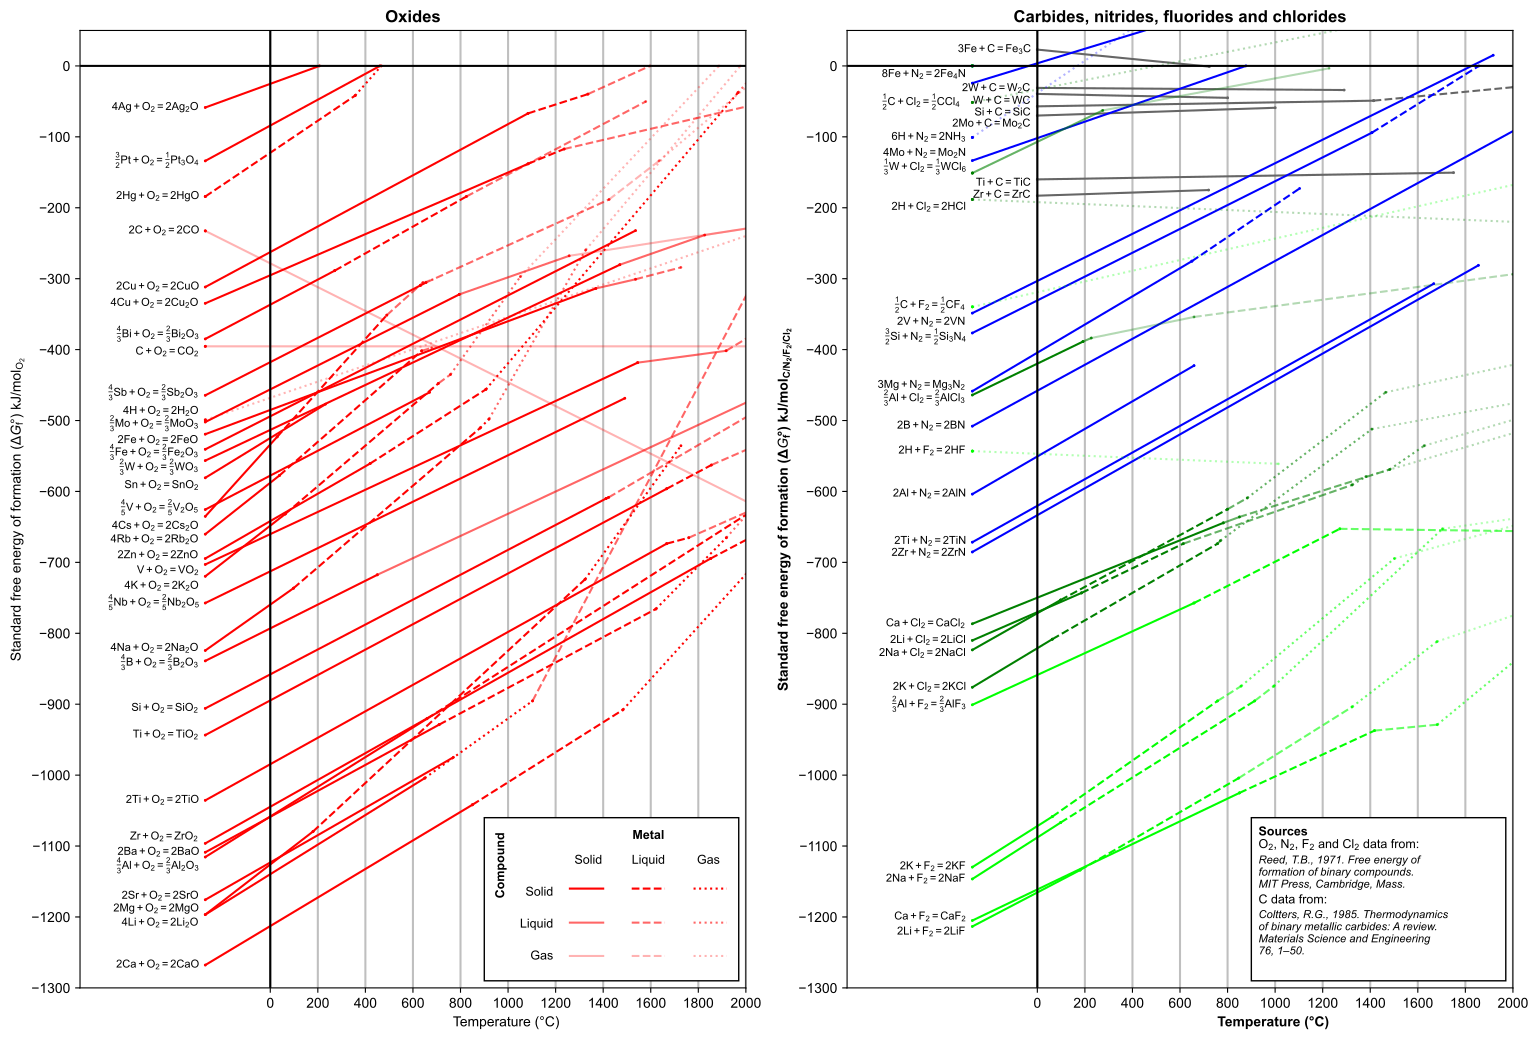

Reproduce this figure in Python.
# %% Compatability for Python 2.7.
from __future__ import division
from __future__ import unicode_literals
# %%
# ################
# ellingham.py
# ################
#
#
# As the change in Gibbs free energy is approximately linear with temperature,
# data is stored as a set of line segments, coded as pairs of co-ordinates.
# Line segments are stored separately for when the metal or the compound are in
# different phases.
#
#
# Thermodynamic data for the oxides, nitrides, fluorides and chlorides comes
# from:
#  [1] Reed, T.B., 1971, Free Energy of Formation of Binary Compounds: An Atlas
#      of Charts for High-Temperature Chemical Calculations. MIT Press, 
#      Cambridge, Mass.
# Thermodynamic data for the carbides comes from
#  [2] Coltters, R.G., 1985, Thermodyanmics of binary metallic carbides: A
#      review. Materials Science and Engineering 76, 1-50.


# %% Import libraries
# Numpy for number handling
import numpy as np
import matplotlib
import matplotlib.patches as patches
# Pyplot to make plots
matplotlib.use('TkAgg') 
import matplotlib.pyplot as pl
# Use Arial as the font, and use regular text instead of math text for equations.
pl.rcParams.update({'mathtext.default': 'regular',
                    'mathtext.fontset':'custom',
                    'mathtext.it':'Arial:italic',
                    'mathtext.rm':'Arial',                 
                    'font.family':'Arial',})

    
# %% Metal Oxides

# Temperature values are in Kelvin
# DeltaG values is in kcal/moleO2
# Both are converted to other units later in the script.

# Metal: solid, oxide: solid
oxss = np.array([     #T0,  T1,     G0,     G1,  chemical equation, label offset in vertical direction
                    [   0, 932, -266.6, -220.0, r'$\frac{4}{3} Al + O_2 = \frac{2}{3} Al_2O_3$', -13],
                    [   0, 904, -111.0,  -74.0, r'$\frac{4}{3} Sb + O_2 = \frac{2}{3} Sb_2O_3$', 3],
                    [   0, 983, -265.0, -222.0, '$2Ba + O_2 = 2BaO $', 0],
                    [   0, 544,  -92.0,  -69.0, r'$\frac{4}{3} Bi + O_2 = \frac{2}{3} Bi_2O_3$', 6],
                    [   0, 723, -200.5, -171.5, r'$\frac{4}{3} B + O_2 = \frac{2}{3} B_2O_3$', -3],
                    [   0,1123, -303.0, -249.0, '$2Ca + O_2 = 2CaO $', 0],
                    [   0,   0,  -55.6,  -55.6, '$2C + O_2 = 2CO $', 0],
                    [   0,   0,  -94.5,  -94.5, '$C + O_2 = CO_2 $', -8], 
                    [   0, 302, -151.8, -125.0, '$4Cs + O_2 = 2Cs_2O$', -14],
                    [   0,1357,  -80.0,  -33.0, '$4Cu + O_2 = 2Cu_2O $', 0],
                    [   0,1357,  -74.5,  -16.0, '$2Cu + O_2 = 2CuO $', 0],                   
                    [   0,   0, -119.3, -119.3, '$4H + O_2 = 2H_2O$', 12],
                    [   0,1642, -124.1,  -75.0, '$2Fe + O_2 = 2FeO$', -9],
                    [   0,1809, -129.2,  -55.5, r'$\frac{4}{3} Fe + O_2 = \frac{2}{3} Fe_2O_3$', -5],
                    [   0, 453, -286.0, -258.0, '$4Li + O_2 = 2Li_2O $', -12],
                    [   0,1068, -120.0,  -77.0, r'$ \frac{2}{3}Mo + O_2 = \frac{2}{3}MoO_3 $', -3],
                    [   0, 923, -286.0, -240.0, '$2Mg + O_2 = 2MgO $', 8],
                    [   0,   0,  -44.0,  -44.0, '$2Hg + O_2 = 2HgO$', 0],
                    [   0,1764, -181.0, -112.0, r'$\frac{4}{5}Nb + O_2 = \frac{2}{5}Nb_2O_5$', 0],
                    [   0, 734,  -32.0,    0.0, r'$\frac{3}{2} Pt + O_2 = \frac{1}{2}Pt_3O_4 $', 0],
                    [   0, 336, -172.0, -151.0, '$4K + O_2 = 2K_2O $', -14],
                    [   0, 312, -157.8, -138.0, '$4Rb + O_2 = 2Rb_2O$', -8],
                    [   0,1685, -216.5, -145.8, '$Si + O_2 = SiO_2 $', 0],
                    [   0, 480,  -14.0,    0.0, '$4Ag + O_2 = 2Ag_2O $', 0],
                    [   0, 371, -197.0, -176.0, '$4Na + O_2 = 2Na_2O $', 3],
                    [   0,1043, -281.0, -233.0, '$2Sr + O_2 = 2SrO$', 5],
                    [   0, 505, -138.8, -114.0, '$Sn + O_2 = SnO_2 $', -11],
                    [   0,1940, -225.5, -142.5, '$Ti + O_2 = TiO_2 $', 0],
                    [   0,1940, -247.5, -161.0, '$2Ti + O_2 = 2TiO$', 0],
                    [   0,1818, -168.0, -100.0, '$V + O_2 = VO_2$', -9],
                    [   0, 943, -149.5, -110.0, r'$\frac{4}{5}V + O_2 = \frac{2}{5}V_2O_5$', 2],                   
                    [   0,1743, -133.0,  -67.0, r'$ \frac{2}{3}W + O_2 = \frac{2}{3}WO_3 $', -10],
                    [   0, 693, -166.0, -134.0, '$2Zn + O_2 = 2ZnO $', 4],
                    [   0,2125, -262.0, -166.0, '$Zr + O_2 = ZrO_2 $', 9],
                ])

# Metal: liquid, oxide: solid
oxls = np.array([     #T0,  T1,     G0,     G1,  chemical equation, label offset in vertical direction
                    [ 932,2345, -220.0, -147.6, r'$\frac{4}{3} Al + O = \frac{2}{3} Al_2O_3$', 0],
                    [ 904, 928,  -74.0,  -73.0, r'$\frac{4}{3} Sb + O_2 = \frac{2}{3} Sb_2O_3$', 0],                    
                    [ 983,1895, -222.0, -183.0, '$2Ba + O_2 = 2BaO $', 0],
                    [ 544,1098,  -69.0,  -44.0, r'$\frac{4}{3} Bi + O_2 = \frac{2}{3} Bi_2O_3$', 0],
                    [1123,1756, -249.0, -217.0, '$2Ca + O_2 = 2CaO $', 0],
                    [ 302, 763, -125.0,  -84.0, '$4Cs + O_2 = 2Cs_2O$', -16],                   
                    [1357,1509,  -33.0,  -28.0, '$4Cu + O_2 = 2Cu_2O $', 0],
                    [1357,1609,  -16.0,   -9.5, '$2Cu + O_2 = 2CuO $', 0], 
                    [ 453,1597, -258.0, -173.0, '$4Li + O_2 = 2Li_2O $', 0],
                    [ 336, 980, -151.0, -107.0, '$4K + O_2 = 2K_2O $', 0],
                    [   0, 630,  -44.0,  -10.0, '$2Hg + O_2 = 2HgO$', 0],
                    [ 312, 910, -138.0,  -96.0, '$4Rb + O_2 = 2Rb_2O$', -8],                   
                    [1685,1696, -145.8, -145.4, '$Si + O_2 = SiO_2 $', 0],
                    [ 371,1156, -176.0, -122.0, '$4Na + O_2 = 2Na_2O $', 0],
                    [1940,2128, -142.5, -134.5, '$Ti + O_2 = TiO_2 $', 0],  
                    [1940,2033, -161.0, -159.0, '$2Ti + O_2 = 2TiO$', 0],
                    [ 693,1180, -134.0, -109.0, '$2Zn + O_2 = 2ZnO $', 0],                   
                    [2125,2980, -166.0, -130.0, '$Zr + O_2 = ZrO_2 $', 0],                   
                ])

# Metal: gas, oxide: solid
oxgs = np.array([     #T0,  T1,     G0,     G1,  chemical equation, label offset in vertical direction
                    [1895,2191, -183.0, -159.0, '$2Ba + O_2 = 2BaO $', 0],
                    [1756,2887, -217.0, -117.0, '$2Ca + O_2 = 2CaO $', 0],
                    [1597,2000, -173.0, -128.0, '$4Li + O_2 = 2Li_2O $', 0],
                    [ 923,1376, -240.0, -214.0, '$2Mg + O_2 = 2MgO $', 0],
                    [ 630, 740,  -10.0,    0.0, '$2Hg + O_2 = 2HgO$', 0],                    
                    [1156,1193, -122.0, -119.0, '$4Na + O_2 = 2Na_2O $', 0],
                    [1180,2240, -109.0,   -9.0, '$2Zn + O_2 = 2ZnO $', 0],                   
                    
                ])

# Metal: solid, oxide: liquid
oxsl = np.array([     #T0,  T1,     G0,     G1,  chemical equation, label offset in vertical direction
                    [ 723,2313, -171.5, -112.0, r'$\frac{4}{3} B + O = \frac{2}{3} B_2O_3$', 0],
                    [1642,1809,  -75.0,  -71.9, '$2Fe + O_2 = 2FeO$', 0],
                    [1068,1530,  -77.0,  -64.0, '$ something Mo $', 0],
                    [1818,2190, -100.0,  -96.0, '$V + O_2 = VO_2$', 0],                    
                    [1743,2100,  -67.0,  -57.0, r'$ \frac{2}{3}W + O_2 = \frac{2}{3}WO_3 $', 0],                   
                ])              

# Metal: liquid, oxide: liquid
oxll = np.array([     #T0,  T1,     G0,     G1,  chemical equation, label offset in vertical direction
                    [2345,2736, -147.6, -128.5, r'$\frac{4}{3} Al + O = \frac{2}{3} Al_2O_3$', 0],
                    [ 928,1698,  -73.0,  -45.0, r'$\frac{4}{3} Sb + O_2 = \frac{2}{3} Sb_2O_3$', 0],                                        
                    [1098,1852, -44.0,   -12.0, r'$\frac{4}{3} Bi + O_2 = \frac{2}{3} Bi_2O_3$', 0],
                    [1809,2000, -71.9,   -67.9, '$2Fe + O_2 = 2FeO$', 0],  
                    [1376,3125, -214.0,   52.0, '$2Mg + O_2 = 2MgO $', 0],
                    [ 763, 915,  -84.0,  -73.0, '$4Cs + O_2 = 2Cs_2O$', -16],                                       
                    [1509,2500,  -28.0,   -9.5, '$4Cu + O_2 = 2Cu_2O $', 0],
                    [1609,1870,   -9.5,      0, '$2Cu + O_2 = 2CuO $', 0],  
                    [ 980,1031, -107.0, -104.0, '$4K + O_2 = 2K_2O $', 0],
                    [ 910, 952,  -96.0,  -95.0, '$4Rb + O_2 = 2Rb_2O$', -8],                                       
                    [1696,2500, -145.4, -107.8, '$Si + O_2 = SiO_2 $', 0],
                    [2128,2500, -134.5, -121.5, '$Ti + O_2 = TiO_2 $', 0],
                    [2033,2500, -159.0, -142.5, '$2Ti + O_2 = 2TiO$', 0],
                    [2190,2500,  -96.0,  -81.0, '$V + O_2 = VO_2$', 0],                    
                    
                ])                    

# Metal: gas, oxide: liquid
oxgl = np.array([     #T0,  T1,     G0,     G1,  chemical equation, label offset in vertical direction
                    [2191,2500, -159.0, -131.0, '$2Ba + O_2 = 2BaO $', 0],
                    [1031,1325, -104.0,  -71.0, '$4K + O_2 = 2K_2O $', 0],
                    [1193,1600, -119.0,  -62.0, '$4Na + O_2 = 2Na_2O $', 0], 
                    [2240,2340,   -9.0,    0.0, '$2Zn + O_2 = 2ZnO $', 0],                   
                    
                ])

# Metal: solid, oxide: gas
oxsg = np.array([     #T0,  T1,     G0,     G1,  chemical equation, label offset in vertical direction
                [   0,3400,  -55.6, -191.9, '$2C + O_2 = 2CO $', 0],
                [   0,3400,  -94.5,  -94.5, '$C + O_2 = CO_2 $', 0],
                [1530,2500,  -64.0,  -52.0, '$ something Mo $', 0],
                [2100,2500,  -57.0,  -52.0, r'$ \frac{2}{3}W + O_2 = \frac{2}{3}WO_3 $', 0],                
        ])

# Metal: liquid, oxide: gas
oxlg = np.array([     #T0,  T1,     G0,     G1,  chemical equation, label offset in vertical direction
                [ 915, 955,  -73.0,  -72.0, '$4Cs + O_2 = 2Cs_2O$', -16], 
                [1698,1908,  -45.0,  -32.0, r'$\frac{4}{3} Sb + O_2 = \frac{2}{3} Sb_2O_3$', 0],                                        
                
        ])

# Metal: gas, oxide: gas
oxgg = np.array([     #T0,  T1,     G0,     G1,  chemical equation, label offset in vertical direction
                [   0,3400, -119.3,  -26.6, '$4H + O_2 = 2H_2O$', 0],
                [1325,2160,  -71.0,    0.0, '$4K + O_2 = 2K_2O $', 0],
                [1600,2250,  -62.0,    0.0, '$4Na + O_2 = 2Na_2O $', 0],
                [1908,2380,  -32.0,    0.0, r'$\frac{4}{3} Sb + O_2 = \frac{2}{3} Sb_2O_3$', 0],                                        
                
                ])

    
# %% Metal Carbides

# Temperature values are in degrees Celcius
# DeltaG values is in kJ/moleC

# Metal: solid, carbide: solid
cass = np.array([     #T0,  T1,     G0,     G1,  chemical equation, label offset in vertical direction
                    [   0, 1414,   -57,    -49, '$ Si + C = SiC $', -9],   
                    [   0, 1750,  -160, -150.5, '$ Ti + C = TiC $', -5],
                    [   0,  723,    23,     -1, '$3Fe + C = Fe_3C $', 0],
                    [   0, 1290,   -31,    -34, '$2W + C = W_2C$', -1],
                    [   0,  800, -39.5,    -45, '$W + C = WC$', -10],
                    [   0, 1000,   -70,    -59, '$2Mo + C = Mo_2C$', -12],
                    [   0,  720,  -183,   -175, '$Zr + C = ZrC$', 1],
                    
                    
                ])

# Metal: liquid, carbide: solid
cals = np.array([  #T0,  T1,     G0,     G1,  chemical equation, label offset in vertical direction
                 [1414,2000,    -49,    -30, '$ Si + C = SiC $', 0],                    
                 ])

# Metal: gas, carbide: solid
cags = np.array([[0, 0, 0, 0, ' ', 0]]) # no data for compounds in this form

# Metal: solid, carbide: liquid
casl = np.array([[0, 0, 0, 0, ' ', 0]]) # no data for compounds in this form          

# Metal: liquid, carbide: liquid
call = np.array([[0, 0, 0, 0, ' ', 0]]) # no data for compounds in this form                 

# Metal: gas, carbide: liquid
cagl = np.array([[0, 0, 0, 0, ' ', 0]]) # no data for compounds in this form

# Metal: solid, carbide: gas
casg = np.array([[0, 0, 0, 0, ' ', 0]]) # no data for compounds in this form

# Metal: liquid, carbide: gas
calg = np.array([[0, 0, 0, 0, ' ', 0]]) # no data for compounds in this form

# Metal: gas, carbide: gas
cagg = np.array([[0, 0, 0, 0, ' ', 0]]) # no data for compounds in this form


# %% Metal Nitrides

# Temperature values are in Kelvin
# DeltaG values is in kcal/moleO2
# Both are converted later in the script.

# Metal: solid, nitride: solid
niss = np.array([     #T0,  T1,     G0,     G1,  chemical equation, label offset in vertical direction
                    [   0, 932, -144.3, -101.0, '$2Al + N_2 = 2AlN $', 0],
                    [   0,2300, -121.4,  -20.8, '$2B + N_2 = 2BN$', 0],
                    [   0,1809,   -5.8,   38.5, '$8Fe + N_2 = 2Fe_4N $', 12],
                    [   0, 923, -109.6,  -65.8, '$3Mg + N_2 = Mg_3N_2 $', 8],
                    [   0,1150,  -31.9,    0.0, '$4Mo + N_2 = Mo_2N $', 10],
                    [   0,0, -24.1,  -24.1, '$6H + N_2 = 2NH_3$', 0],
                    [   0,1680,  -90.0,  -22.5, r'$\frac{3}{2}Si + N_2 = \frac{1}{2}Si_3N_4 $', -6],
                    [   0,1940, -160.5,  -73.4, '$2Ti + N_2 = 2TiN $', 1],
                    [   0,2190,  -83.3,    3.6, '$2V + N_2 = 2VN$', -13],
                    [   0,2128, -163.8,  -67.2, '$2Zr + N_2 = 2ZrN $', -2],
                    
                ])

# Metal: liquid, nitride: solid
nils = np.array([     #T0,  T1,     G0,     G1,  chemical equation, label offset in vertical direction
                    [2300,2500, -20.8,       0, '$2B + N_2 = 2BN$', 0],                    
                    [ 923,1376,  -65.8,  -41.3, '$3Mg + N_2 = Mg_3N_2', 0],
                    [1680,2130,  -22.5,    0.0, r'$\frac{3}{2}Si + N_2 = \frac{1}{2}Si_3N_4 $', 0],
          
                ])

# Metal: gas, nitride: solid
nigs = np.array([[0, 0, 0, 0, ' ', 0]]) # no data for compounds in this form        

# Metal: solid, nitride: liquid
nisl = np.array([[0, 0, 0, 0, ' ', 0]]) # no data for compounds in this form                     

# Metal: liquid, nitride: liquid
nill = np.array([[0, 0, 0, 0, ' ', 0]]) # no data for compounds in this form                         

# Metal: gas, nitride: liquid
nigl = np.array([[0, 0, 0, 0, ' ', 0]]) # no data for compounds in this form        

# Metal: solid, nitride: gas
nisg = np.array([[0, 0, 0, 0, ' ', 0]]) # no data for compounds in this form        

# Metal: liquid, nitride: gas
nilg = np.array([[0, 0, 0, 0, ' ', 0]]) # no data for compounds in this form        

# Metal: gas, nitride: gas
nigg = np.array([ #T0,  T1,     G0,     G1,  chemical equation, label offset in vertical direction
                [   0,2000,  -24.1,   85.2, '$6H + N_2 = 2NH_3$', 0],
                ])

    
# %% Metal Fluorides

# Temperature values are in Kelvin
# DeltaG values is in kcal/moleO2
# Both are converted later in the script.

# Metal: solid, fluoride: solid
flss = np.array([ #T0,  T1,     G0,     G1,  chemical equation, label offset in vertical direction
                [   0, 932, -215.3, -181.0, r'$\frac{2}{3}Al + F_2 = \frac{2}{3}AlF_3 $', 0],
                [   0,1123, -288.0, -245.0, '$ Ca + F_2 = CaF_2 $', 5],
                [   0,   0, -129.8, -129.8, '$2H + F_2 = 2HF $', 0],
                [   0,   0,  -81.2,  -81.2, r'$\frac{1}{2}C + F_2 = \frac{1}{2}CF_4 $', 2],
                [   0, 453, -290.0, -271.0, '$2Li + F_2 = 2LiF $', -8],
                [   0, 336, -270.0, -253.0, '$2K + F_2 = 2KF $', +0.3],
                [   0, 371, -274.0, -255.0, '$2Na + F_2 = 2NaF $', -0.3],             
                 ])

# Metal: liquid, fluoride: solid
flls = np.array([ #T0,  T1,     G0,     G1,  chemical equation, label offset in vertical direction
                [ 932,1545, -181.0, -156.0, r'$\frac{2}{3}Al + F_2 = \frac{2}{3}AlF_3 $', 0],
                [1123,1691, -245.0, -224.0, '$ Ca + F_2 = CaF_2 $', 0],
                [ 453,1120, -271.0, -240.0, '$2Li + F_2 = 2LiF $', 0],
                [ 336,1031, -253.0, -214.0, '$2K + F_2 = 2KF $', 0],
                [ 371,1187, -255.0, -214.0, '$2Na + F_2 = 2NaF', 0],                
                ])

# Metal: gas, fluoride: solid
flgs = np.array([[0, 0, 0, 0, ' ', 0]]) # no data for compounds in this form        

# Metal: solid, fluoride: liquid
flsl = np.array([[0, 0, 0, 0, ' ', 0]]) # no data for compounds in this form                     

# Metal: liquid, fluoride: liquid
flll = np.array(object=[ #T0,  T1,     G0,     G1,  chemical equation, label offset in vertical direction
                [1545,2500, -156.0, -157.0, r'$\frac{2}{3}Al + F_2 = \frac{2}{3}AlF_3 $', 0],
                [1691,1955, -224.0, -222.0, '$ Ca + F_2 = CaF_2 $', 0],
                [1120,1597, -240.0, -216.0, '$2Li + F_2 = 2LiF $', 0],
                [1031,1130, -214.0, -209.0, '$2K + F_2 = 2KF $', 0],
                [1187,1268, -214.0, -209.0, '$2Na + F_2 = 2NaF', 0],                
                ])                 

# Metal: gas, fluoride: liquid
flgl = np.array([ #T0,  T1,     G0,     G1,  chemical equation, label offset in vertical direction
                [1955,2500, -222.0, -186.0, '$ Ca + F_2 = CaF_2 $', 0],
                [1597,1954, -216.0, -194.0, '$2Li + F_2 = 2LiF $', 0],
                [1130,1775, -209.0, -166.0, '$2K + F_2 = 2KF $', 0],
                [1268,1977, -209.0, -156.0, '$2Na + F_2 = 2NaF', 0],               
                ])

# Metal: solid, fluoride: gas
flsg = np.array([[0, 0, 0, 0, ' ', 0]]) # no data for compounds in this form        

# Metal: liquid, fluoride: gas
fllg = np.array([[0, 0, 0, 0, ' ', 0]]) # no data for compounds in this form        

# Metal: gas, fluoride: gas
flgg = np.array([ #T0,  T1,     G0,     G1,  chemical equation, label offset in vertical direction
                [   0,2500,  -81.2,  -36.0, r'$\frac{1}{2}C + F_2 = \frac{1}{2}CF_4 $', 0],
                [   0,   0, -129.8, -129.8, '$2H + F_2 = 2HF $', 0],               
                [1954,2500, -194.0, -179.0, '$2Li + F_2 = 2LiF $', 0],
                [1775,2500, -166.0, -150.0, '$2K + F_2 = 2KF $', 0],
                [1977,2500, -156.0, -150.0, '$2Na + F_2 = 2NaF', 0],
                [   0,1287, -129.8, -134.1, '$2H + F_2 = 2HF $', 0],                
                ])


# %% Metal Chlorides

# Temperature values are in Kelvin
# DeltaG values is in kcal/moleO2
# Both are converted later in the script.

# Metal: solid, chloride: solid
clss = np.array([ #T0,  T1,     G0,     G1,  chemical equation, label offset in vertical direction
                [   0, 465, -110.9,  -92.9, r'$\frac{2}{3}Al + Cl_2 = \frac{2}{3}AlCl_3 $', -5],
                [   0,1055, -188.0, -154.0, '$ Ca + Cl_2 = CaCl_2 $', 0],
                [   0,   0,  -12.3,  -12.3, r'$ \frac{1}{2}C + Cl_2 = \frac{1}{2}CCl_4 $  ', 0],
                [   0,   0,  -45.0,  -45.0, '$2H + Cl_2 = 2HCl $', -11],
                [   0, 459, -193.6, -177.6, '$2Li + Cl_2 = 2LiCl $', 0],
                [   0, 336, -209.4, -193.2, '$2K + Cl_2 = 2KCl $', 0],
                [   0, 371, -196.8, -180.0, '$2Na + Cl_2 = 2NaCl $', -5],
                [   0,   0,  -36.1,  -36.1, r'$\frac{1}{3} W + Cl_2 = \frac{1}{3} WCl_6 $', 8],
                 ])

# Metal: liquid, chloride: solid
clls = np.array([ #T0,  T1,     G0,     G1,  chemical equation, label offset in vertical direction
                [ 459, 887, -177.6, -161.0, '$2Li + Cl_2 = 2LiCl $', 0],
                [ 336,1031, -193.2, -161.0, '$2K + Cl_2 = 2KCl $', 0],
                [ 371,1073, -180.0, -149.4, '$2Na + Cl_2 = 2NaCl $', 0],
                
                ])

# Metal: gas, chloride: solid
clgs = np.array([[0, 0, 0, 0, ' ', 0]]) # no data for compounds in this form        

# Metal: solid, chloride: liquid
clsl = np.array([ #T0,  T1,     G0,     G1,  chemical equation, label offset in vertical direction
                [ 465, 500,  -92.9,  -91.7, r'$\frac{2}{3}Al + Cl_2 = \frac{2}{3}AlCl_3 $', 0],
                [1055,1123, -154.0, -152.0, '$ Ca + Cl_2 = CaCl_2 $', 0],
                [   0, 548,  -36.1,  -15.0, r'$\frac{1}{3} W + Cl_2 = \frac{1}{3} WCl_6 $', 0],
                
                ])             

# Metal: liquid, chloride: liquid
clll = np.array([ #T0,  T1,     G0,     G1,  chemical equation, label offset in vertical direction
                [1123,1755, -152.0, -136.0, '$ Ca + Cl_2 = CaCl_2 $', 0],
                [ 887,1597, -161.0, -141.2, '$2Li + Cl_2 = 2LiCl $', 0],
                [1031,1043, -161.0, -160.0, '$2K + Cl_2 = 2KCl $', 0],
                [1073,1156, -149.4, -145.6, '$2Na + Cl_2 = 2NaCl $', 0],
               
                ])                 

# Metal: gas, chloride: liquid
clgl = np.array([ #T0,  T1,     G0,     G1,  chemical equation, label offset in vertical direction
                [1755,1900, -136.0, -128.0, '$ Ca + Cl_2 = CaCl_2 $', 0],
                [1597,1655, -141.2, -138.4, '$2Li + Cl_2 = 2LiCl $', 0],
                [1043,1680, -160.0, -122.4, '$2K + Cl_2 = 2KCl $', 0],
                [1156,1738, -145.6, -110.0, '$2Na + Cl_2 = 2NaCl $', 0],
                
                ])

# Metal: solid, chloride: gas
clsg = np.array([ #T0,  T1,     G0,     G1,  chemical equation, label offset in vertical direction
                [ 500, 932,  -91.7,  -84.6, r'$\frac{2}{3}Al + Cl_2 = \frac{2}{3}AlCl_3 $', 0], 
                [ 548,1500,  -15.0,   -0.8, r'$\frac{1}{3} W + Cl_2 = \frac{1}{3} WCl_6 $', 0],
                
                ])

# Metal: liquid, chloride: gas
cllg = np.array([ #T0,  T1,     G0,     G1,  chemical equation, label offset in vertical direction
                [ 932,2273,  -84.6,  -70.2, r'$\frac{2}{3}Al + Cl_2 = \frac{2}{3}AlCl_3 $', 0],               
                
                ])

# Metal: gas, chloride: gas
clgg = np.array([ #T0,  T1,     G0,     G1,  chemical equation, label offset in vertical direction
                [2273,2500,  -70.2,  -71.6, r'$\frac{2}{3}Al + Cl_2 = \frac{2}{3}AlCl_3 $', 0],    
                [1900,2500, -128.0, -114.0, '$ Ca + Cl_2 = CaCl_2 $', 0],
                [   0,2500,  -12.3,   27.4, r'$ \frac{1}{2}C + Cl_2 = \frac{1}{2}CCl_4 $', 0],
                [   0,2500,  -45.0,  -53.3, '$2H + Cl_2 = 2HCl $', 0],
                [1655,2500, -138.4, -118.4, '$2Li + Cl_2 = 2LiCl $', 0],
                [1680,2500, -122.4, -110.4, '$2K + Cl_2 = 2KCl $', 0],
                [1738,2500, -110.0,  -96.8, '$2Na + Cl_2 = 2NaCl $', 0],         
                ])


# %% Convert temperatures to Celcius
# Convert temperatures for the oxide data
oxss[:,0:2] = oxss[:,0:2].astype(float) - 273.15
oxls[:,0:2] = oxls[:,0:2].astype(float) - 273.15
oxgs[:,0:2] = oxgs[:,0:2].astype(float) - 273.15
oxsl[:,0:2] = oxsl[:,0:2].astype(float) - 273.15
oxll[:,0:2] = oxll[:,0:2].astype(float) - 273.15
oxgl[:,0:2] = oxgl[:,0:2].astype(float) - 273.15
oxsg[:,0:2] = oxsg[:,0:2].astype(float) - 273.15
oxlg[:,0:2] = oxlg[:,0:2].astype(float) - 273.15
oxgg[:,0:2] = oxgg[:,0:2].astype(float) - 273.15

# Convert temperatures for the nitride data
niss[:,0:2] = niss[:,0:2].astype(float) - 273.15
nils[:,0:2] = nils[:,0:2].astype(float) - 273.15
nigs[:,0:2] = nigs[:,0:2].astype(float) - 273.15
nisl[:,0:2] = nisl[:,0:2].astype(float) - 273.15
nill[:,0:2] = nill[:,0:2].astype(float) - 273.15
nigl[:,0:2] = nigl[:,0:2].astype(float) - 273.15
nisg[:,0:2] = nisg[:,0:2].astype(float) - 273.15
nilg[:,0:2] = nilg[:,0:2].astype(float) - 273.15
nigg[:,0:2] = nigg[:,0:2].astype(float) - 273.15

# Convert temperatures for the fluoride data
flss[:,0:2] = flss[:,0:2].astype(float) - 273.15
flls[:,0:2] = flls[:,0:2].astype(float) - 273.15
flgs[:,0:2] = flgs[:,0:2].astype(float) - 273.15
flsl[:,0:2] = flsl[:,0:2].astype(float) - 273.15
flll[:,0:2] = flll[:,0:2].astype(float) - 273.15
flgl[:,0:2] = flgl[:,0:2].astype(float) - 273.15
flsg[:,0:2] = flsg[:,0:2].astype(float) - 273.15
fllg[:,0:2] = fllg[:,0:2].astype(float) - 273.15
flgg[:,0:2] = flgg[:,0:2].astype(float) - 273.15

# Convert temperatures for the chloride data
clss[:,0:2] = clss[:,0:2].astype(float) - 273.15
clls[:,0:2] = clls[:,0:2].astype(float) - 273.15
clgs[:,0:2] = clgs[:,0:2].astype(float) - 273.15
clsl[:,0:2] = clsl[:,0:2].astype(float) - 273.15
clll[:,0:2] = clll[:,0:2].astype(float) - 273.15
clgl[:,0:2] = clgl[:,0:2].astype(float) - 273.15
clsg[:,0:2] = clsg[:,0:2].astype(float) - 273.15
cllg[:,0:2] = cllg[:,0:2].astype(float) - 273.15
clgg[:,0:2] = clgg[:,0:2].astype(float) - 273.15


# %% Convert free energy change to kJ
# Convert free energy for oxide data
oxss[:,2:4] = oxss[:,2:4].astype(float) * 4.184
oxls[:,2:4] = oxls[:,2:4].astype(float) * 4.184
oxgs[:,2:4] = oxgs[:,2:4].astype(float) * 4.184
oxsl[:,2:4] = oxsl[:,2:4].astype(float) * 4.184
oxll[:,2:4] = oxll[:,2:4].astype(float) * 4.184
oxgl[:,2:4] = oxgl[:,2:4].astype(float) * 4.184
oxsg[:,2:4] = oxsg[:,2:4].astype(float) * 4.184
oxlg[:,2:4] = oxlg[:,2:4].astype(float) * 4.184
oxgg[:,2:4] = oxgg[:,2:4].astype(float) * 4.184

# Convert free energy for nitride data
niss[:,2:4] = niss[:,2:4].astype(float) * 4.184
nils[:,2:4] = nils[:,2:4].astype(float) * 4.184
nigs[:,2:4] = nigs[:,2:4].astype(float) * 4.184
nisl[:,2:4] = nisl[:,2:4].astype(float) * 4.184
nill[:,2:4] = nill[:,2:4].astype(float) * 4.184
nigl[:,2:4] = nigl[:,2:4].astype(float) * 4.184
nisg[:,2:4] = nisg[:,2:4].astype(float) * 4.184
nilg[:,2:4] = nilg[:,2:4].astype(float) * 4.184
nigg[:,2:4] = nigg[:,2:4].astype(float) * 4.184

# Convert free energy for fluoride data
flss[:,2:4] = flss[:,2:4].astype(float) * 4.184
flls[:,2:4] = flls[:,2:4].astype(float) * 4.184
flgs[:,2:4] = flgs[:,2:4].astype(float) * 4.184
flsl[:,2:4] = flsl[:,2:4].astype(float) * 4.184
flll[:,2:4] = flll[:,2:4].astype(float) * 4.184
flgl[:,2:4] = flgl[:,2:4].astype(float) * 4.184
flsg[:,2:4] = flsg[:,2:4].astype(float) * 4.184
fllg[:,2:4] = fllg[:,2:4].astype(float) * 4.184
flgg[:,2:4] = flgg[:,2:4].astype(float) * 4.184

# Convert free energy for chloride data
clss[:,2:4] = clss[:,2:4].astype(float) * 4.184
clls[:,2:4] = clls[:,2:4].astype(float) * 4.184
clgs[:,2:4] = clgs[:,2:4].astype(float) * 4.184
clsl[:,2:4] = clsl[:,2:4].astype(float) * 4.184
clll[:,2:4] = clll[:,2:4].astype(float) * 4.184
clgl[:,2:4] = clgl[:,2:4].astype(float) * 4.184
clsg[:,2:4] = clsg[:,2:4].astype(float) * 4.184
cllg[:,2:4] = cllg[:,2:4].astype(float) * 4.184
clgg[:,2:4] = clgg[:,2:4].astype(float) * 4.184


# %% Make the oxide diagram
# Create the figure, use approximate A3 landscape sizes
fig, (a1, a2) = pl.subplots(1,2,figsize=(15.5, 10.5))

# Use dummy data to include a legend
a1.plot(-1000, 1000, color='r', ls='-',  alpha=1,   label='Metal solid, oxide solid')
a1.plot(-1000, 1000, color='r', ls='--', alpha=1,   label='Metal liquid, oxide solid')
a1.plot(-1000, 1000, color='r', ls=':',  alpha=1,   label='Metal gas, oxide solid')
a1.plot(-1000, 1000, color='r', ls='-',  alpha=0.6, label='Metal solid, oxide liquid')
a1.plot(-1000, 1000, color='r', ls='--', alpha=0.6, label='Metal liquid, oxide liquid')
a1.plot(-1000, 1000, color='r', ls=':',  alpha=0.6, label='Metal gas, oxide liquid')
a1.plot(-1000, 1000, color='r', ls='-',  alpha=0.3, label='Metal solid, oxide gas')
a1.plot(-1000, 1000, color='r', ls='--', alpha=0.3, label='Metal liquid, oxide gas')
a1.plot(-1000, 1000, color='r', ls=':',  alpha=0.3, label='Metal gas, oxide gas')


linedict = {'marker':'.', 'markersize':2.25}

for row in oxss:
    a1.plot([float(row[0]), float(row[1])],[float(row[2]), float(row[3])], **linedict, color='r', ls='-',  alpha=1,)
for row in oxls:
    a1.plot([float(row[0]), float(row[1])],[float(row[2]), float(row[3])], **linedict, color='r', ls='--',  alpha=1,)
for row in oxgs:
    a1.plot([float(row[0]), float(row[1])],[float(row[2]), float(row[3])], **linedict, color='r', ls=':',  alpha=1,)
for row in oxsl:
    a1.plot([float(row[0]), float(row[1])],[float(row[2]), float(row[3])], **linedict, color='r', ls='-',  alpha=0.6,)
for row in oxll:
    a1.plot([float(row[0]), float(row[1])],[float(row[2]), float(row[3])], **linedict, color='r', ls='--', alpha=0.6,) 
for row in oxgl:
    a1.plot([float(row[0]), float(row[1])],[float(row[2]), float(row[3])], **linedict, color='r', ls=':',  alpha=0.6,)
for row in oxsg:
    a1.plot([float(row[0]), float(row[1])],[float(row[2]), float(row[3])], **linedict, color='r', ls='-',  alpha=0.3,)
for row in oxgg:
    a1.plot([float(row[0]), float(row[1])],[float(row[2]), float(row[3])], **linedict, color='r', ls=':',  alpha=0.3,)
for row in oxlg:
    a1.plot([float(row[0]), float(row[1])],[float(row[2]), float(row[3])], **linedict, color='r', ls='--',  alpha=0.3,)

# Add text labels for each reaction    
for row in oxss:
    a1.text(float(row[0]) - 25,float(row[2]) + float(row[5]), 
            row[4],
            horizontalalignment='right',
            verticalalignment='center',
            fontsize=8)

# Set ticks and axis limits
xticks = [0, 200, 400, 600, 800, 1000, 1200, 1400, 1600, 1800, 2000]
yticks = np.arange(-1300, 100, 100)
a1.set_xlim([-800,2000])
a1.set_xticks(xticks)
a1.set_ylim([-1300, 50])
a1.set_yticks(yticks)

# Manually add vertical grid lines only
for line in xticks:
    a1.axvline(line,color='0.5',alpha=0.5,zorder=-9)

# Add T = 0 and G = 0 lines
a1.axvline(0,color='k')
a1.axhline(0,color='k')

# Title and axis titles
a1.set_title('Oxides',fontweight='bold')
a1.set_xlabel('Temperature (°C)',x=0.64)#fontweight='bold')
a1.set_ylabel(r'Standard free energy of formation ($\Delta \mathit{G}_f \! \degree$) kJ/$mol_{O_2}$',)#fontweight='bold')


# A long hack to draw out a legend
#  Add a rectangle
rectpos = [900,1970, -1290, -1060]
a1.add_patch(patches.Rectangle(
        (rectpos[0], rectpos[2]),
        rectpos[1]-rectpos[0],
        rectpos[3]-rectpos[2],
        facecolor='#ffffff',
        fill=True, edgecolor='k', linewidth=1
        )
        )
#  Add a series of text labels
a1.text((rectpos[1]-rectpos[0])/2 + rectpos[0] + 155,
        rectpos[3]-30,
        'Metal',
        horizontalalignment='center',
        fontsize=9,
        fontweight='bold',
        )
a1.text((rectpos[1]-rectpos[0])/4 + rectpos[0] + 170,
        rectpos[3]-65,
        'Solid',
        horizontalalignment='center',
        fontsize=9,
        )
a1.text((rectpos[1]-rectpos[0])/2 + rectpos[0] + 155,
        rectpos[3]-65,
        'Liquid',
        horizontalalignment='center',
        fontsize=9,
        )
a1.text(3*(rectpos[1]-rectpos[0])/4 + rectpos[0] + 140,
        rectpos[3]-65,
        'Gas',
        horizontalalignment='center',
        fontsize=9,        
        )
a1.text(rectpos[0]+ 70,
        rectpos[3]-110,
        'Compound',
        horizontalalignment='center',
        fontsize=9,
        rotation=90,
        fontweight='bold',
        )
a1.text(rectpos[0]+ 290,
        rectpos[3]-110,
        'Solid',
        horizontalalignment='right',
        fontsize=9,
        )
a1.text(rectpos[0]+ 290,
        rectpos[3]-155,
        'Liquid',
        horizontalalignment='right',
        fontsize=9,
        )
a1.text(rectpos[0]+ 290,
        rectpos[3]-200,
        'Gas',
        horizontalalignment='right',
        fontsize=9,        
        )

#  Add short lines to indicate the line style
a1.plot([1260, 1400], [-1160, -1160], color='r', ls='-',  alpha=1,   label='Metal solid, oxide solid')
a1.plot([1520, 1660], [-1160, -1160], color='r', ls='--', alpha=1,   label='Metal liquid, oxide solid')
a1.plot([1780, 1920], [-1160, -1160], color='r', ls=':',  alpha=1,   label='Metal gas, oxide solid')
a1.plot([1260, 1400], [-1208, -1208], color='r', ls='-',  alpha=0.6, label='Metal solid, oxide liquid')
a1.plot([1520, 1660], [-1208, -1208], color='r', ls='--', alpha=0.6, label='Metal liquid, oxide liquid')
a1.plot([1780, 1920], [-1208, -1208], color='r', ls=':',  alpha=0.6, label='Metal gas, oxide liquid')
a1.plot([1260, 1400], [-1255, -1255], color='r', ls='-',  alpha=0.3, label='Metal solid, oxide gas')
a1.plot([1520, 1660], [-1255, -1255], color='r', ls='--', alpha=0.3, label='Metal liquid, oxide gas')
a1.plot([1780, 1920], [-1255, -1255], color='r', ls=':',  alpha=0.3, label='Metal gas, oxide gas')



# %% Make the carbide, nitride, fluoride and chloride diagram

# Add in the line segments from the carbide data
for row in cass:
    a2.plot([float(row[0]), float(row[1])],[float(row[2]), float(row[3])], **linedict, color='0.4', ls='-',  alpha=1)
for row in cals:
    a2.plot([float(row[0]), float(row[1])],[float(row[2]), float(row[3])], **linedict, color='0.4', ls='--',  alpha=1,)
for row in cags:
    a2.plot([float(row[0]), float(row[1])],[float(row[2]), float(row[3])], **linedict, color='0.4', ls=':',  alpha=1,)
for row in casl:
    a2.plot([float(row[0]), float(row[1])],[float(row[2]), float(row[3])], **linedict, color='0.4', ls='-',  alpha=0.6)
for row in call:
    a2.plot([float(row[0]), float(row[1])],[float(row[2]), float(row[3])], **linedict, color='0.4', ls='--', alpha=0.6,)  
for row in cagl:
    a2.plot([float(row[0]), float(row[1])],[float(row[2]), float(row[3])], **linedict, color='0.4', ls=':',  alpha=0.6,)
for row in casg:
    a2.plot([float(row[0]), float(row[1])],[float(row[2]), float(row[3])], **linedict, color='0.4', ls='-',  alpha=0.3,)    
for row in casg:
    a2.plot([float(row[0]), float(row[1])],[float(row[2]), float(row[3])], **linedict, color='0.4', ls='--',  alpha=0.3,)
for row in cagg:
    a2.plot([float(row[0]), float(row[1])],[float(row[2]), float(row[3])], **linedict, color='0.4', ls=':',  alpha=0.3,)

# Add text labels for each reaction 
for row in cass:
    a2.text(float(row[0]) - 25,float(row[2]) + float(row[5]), 
            row[4],
            horizontalalignment='right',
            verticalalignment='center',
            fontsize=8)

# Add in the line segments from the nitride data
for row in niss:
    a2.plot([float(row[0]), float(row[1])],[float(row[2]), float(row[3])], **linedict, color='b', ls='-',  alpha=1)
for row in nils:
    a2.plot([float(row[0]), float(row[1])],[float(row[2]), float(row[3])], **linedict, color='b', ls='--',  alpha=1,)
for row in nigs:
    a2.plot([float(row[0]), float(row[1])],[float(row[2]), float(row[3])], **linedict, color='b', ls=':',  alpha=1,)
for row in nisl:
    a2.plot([float(row[0]), float(row[1])],[float(row[2]), float(row[3])], **linedict, color='b', ls='-',  alpha=0.6)
for row in nill:
    a2.plot([float(row[0]), float(row[1])],[float(row[2]), float(row[3])], **linedict, color='b', ls='--', alpha=0.6,)    
for row in nigl:
    a2.plot([float(row[0]), float(row[1])],[float(row[2]), float(row[3])], **linedict, color='b', ls=':',  alpha=0.6,)
for row in nisg:
    a2.plot([float(row[0]), float(row[1])],[float(row[2]), float(row[3])], **linedict, color='b', ls='-',  alpha=0.3,)    
for row in nisg:
    a2.plot([float(row[0]), float(row[1])],[float(row[2]), float(row[3])], **linedict, color='b', ls='--',  alpha=0.3,)
for row in nigg:
    a2.plot([float(row[0]), float(row[1])],[float(row[2]), float(row[3])], **linedict, color='b', ls=':',  alpha=0.3,)

# Add text labels for each reaction 
for row in niss:
    a2.text(float(row[0]) - 25,float(row[2]) + float(row[5]), 
            row[4],
            horizontalalignment='right',
            verticalalignment='center',
            fontsize=8)
    
# Add in the line segments from the fluoride data
for row in flss:
    a2.plot([float(row[0]), float(row[1])],[float(row[2]), float(row[3])], **linedict, color=[0, 1, 0], ls='-',  alpha=1)
for row in flls:
    a2.plot([float(row[0]), float(row[1])],[float(row[2]), float(row[3])], **linedict, color=[0, 1, 0], ls='--',  alpha=1,)
for row in flgs:
    a2.plot([float(row[0]), float(row[1])],[float(row[2]), float(row[3])], **linedict, color=[0, 1, 0], ls=':',  alpha=1,)
for row in flsl:
    a2.plot([float(row[0]), float(row[1])],[float(row[2]), float(row[3])], **linedict, color=[0, 1, 0], ls='-',  alpha=0.6)
for row in flll:
    a2.plot([float(row[0]), float(row[1])],[float(row[2]), float(row[3])], **linedict, color=[0, 1, 0], ls='--', alpha=0.6,)    
for row in flgl:
    a2.plot([float(row[0]), float(row[1])],[float(row[2]), float(row[3])], **linedict, color=[0, 1, 0], ls=':',  alpha=0.6,)
for row in flsg:
    a2.plot([float(row[0]), float(row[1])],[float(row[2]), float(row[3])], **linedict, color=[0, 1, 0], ls='-',  alpha=0.3,)    
for row in flsg:
    a2.plot([float(row[0]), float(row[1])],[float(row[2]), float(row[3])], **linedict, color=[0, 1, 0], ls='--',  alpha=0.3,)
for row in flgg:
    a2.plot([float(row[0]), float(row[1])],[float(row[2]), float(row[3])], **linedict, color=[0, 1, 0], ls=':',  alpha=0.3,)

# Add text labels for each reaction 
for row in flss:
    a2.text(float(row[0]) - 25,float(row[2]) + float(row[5]), 
            row[4],
            horizontalalignment='right',
            verticalalignment='center',
            fontsize=8)

# Add in the line segments from the chloride data
for row in clss:
    a2.plot([float(row[0]), float(row[1])],[float(row[2]), float(row[3])], **linedict, color='g', ls='-',  alpha=1)
for row in clls:
    a2.plot([float(row[0]), float(row[1])],[float(row[2]), float(row[3])], **linedict, color='g', ls='--',  alpha=1,)
for row in clgs:
    a2.plot([float(row[0]), float(row[1])],[float(row[2]), float(row[3])], **linedict, color='g', ls=':',  alpha=1,)
for row in clsl:
    a2.plot([float(row[0]), float(row[1])],[float(row[2]), float(row[3])], **linedict, color='g', ls='-',  alpha=0.6)
for row in clll:
    a2.plot([float(row[0]), float(row[1])],[float(row[2]), float(row[3])], **linedict, color='g', ls='--', alpha=0.6,)   
for row in clgl:
    a2.plot([float(row[0]), float(row[1])],[float(row[2]), float(row[3])], **linedict, color='g', ls=':',  alpha=0.6,)
for row in clsg:
    a2.plot([float(row[0]), float(row[1])],[float(row[2]), float(row[3])], **linedict, color='g', ls='-',  alpha=0.3,)    
for row in cllg:
    a2.plot([float(row[0]), float(row[1])],[float(row[2]), float(row[3])], **linedict, color='g', ls='--',  alpha=0.3,)
for row in clgg:
    a2.plot([float(row[0]), float(row[1])],[float(row[2]), float(row[3])], **linedict, color='g', ls=':',  alpha=0.3,)

# Add text labels for each reaction 
for row in clss:
    a2.text(float(row[0]) - 25,float(row[2]) + float(row[5]), 
            row[4],
            horizontalalignment='right',
            verticalalignment='center',
            fontsize=8)



# Set ticks and axis limits
a2.set_xlim([-800,2000])
a2.set_xticks(xticks)
a2.set_ylim([-1300, 50])
a2.set_yticks(yticks)

# Manually add vertical grid lines only
for line in xticks:
    a2.axvline(line,color='0.5',alpha=0.5,zorder=-9)

# Add T = 0 and G = 0 lines
a2.axvline(0,color='k')
a2.axhline(0,color='k')

# Title and axis titles
a2.set_title('Carbides, nitrides, fluorides and chlorides',fontweight='bold')
a2.set_xlabel('Temperature (°C)',x=0.64, fontweight='bold')
a2.set_ylabel(r'Standard free energy of formation ($\Delta \mathit{G}_f \! \degree$) kJ/$mol_{C/N_2/F_2/Cl_2}$', fontweight='bold')

# Another long hack to draw out a legend
#  Add a rectangle
rectpos = [900,1970, -1290, -1060]
a2.add_patch(patches.Rectangle(
        (rectpos[0], rectpos[2]),
        rectpos[1]-rectpos[0],
        rectpos[3]-rectpos[2],
        facecolor='#ffffff',
        fill=True, edgecolor='k', linewidth=1
        #zorder=-3
        )
        )
#  Add a series of text labels    
a2.text(rectpos[0] + 30,
        rectpos[3]-25,
        'Sources',
        fontsize=9,
        fontweight='bold',
        )

a2.text(rectpos[0] + 30,
        rectpos[3]-30,
        '$O_2$, $N_2$, $F_2$ and $Cl_2$ data from:',
        fontsize=9,
        verticalalignment='top',
        )
a2.text(rectpos[0] + 30,
        rectpos[3]-35,
        '\nReed, T.B., 1971. Free energy of \nformation of binary compounds. \nMIT Press, Cambridge, Mass.',
        fontsize=8,
        verticalalignment='top',
        fontstyle='italic',
        ) 
a2.text(rectpos[0] + 30,
        rectpos[3]-30,
        '\n\n\n\nC data from:',
        fontsize=9,
        verticalalignment='top',
        )
a2.text(rectpos[0] + 30,
        rectpos[3]-44,
        '\n\n\n\n\nColtters, R.G., 1985. Thermodynamics \nof binary metallic carbides: A review. \nMaterials Science and Engineering \n76, 1–50.',
        fontsize=8,
        verticalalignment='top',
        fontstyle='italic',        
        ) 

# Tight layout
pl.tight_layout()

# Save the figures
pl.savefig('ellingham.pdf',dpi=400,bbox_inches='tight')
